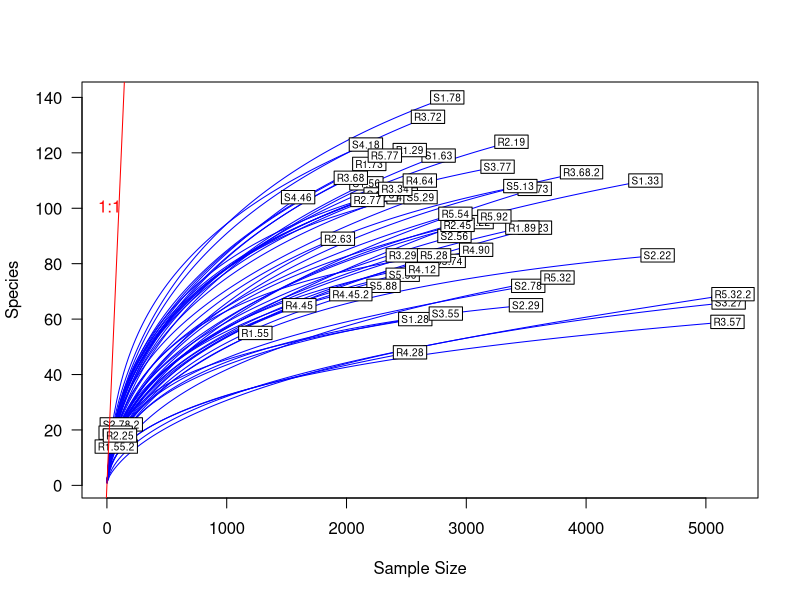
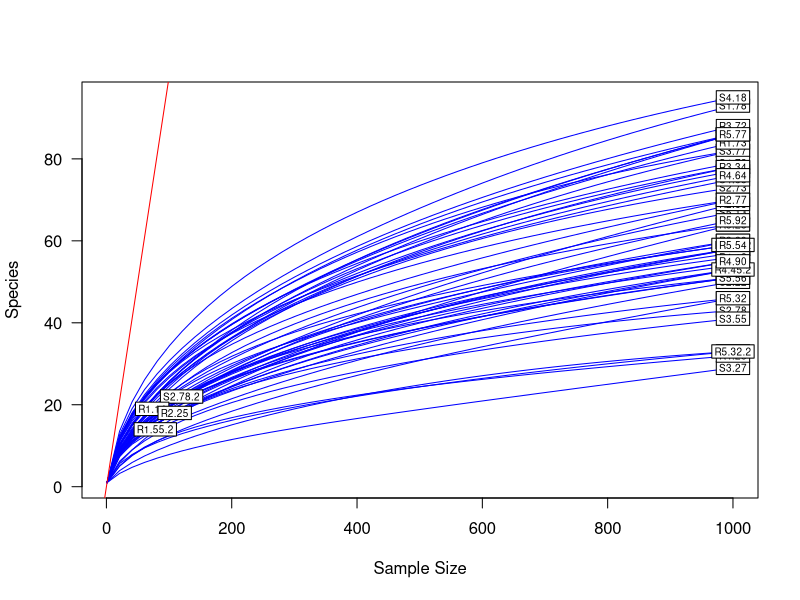
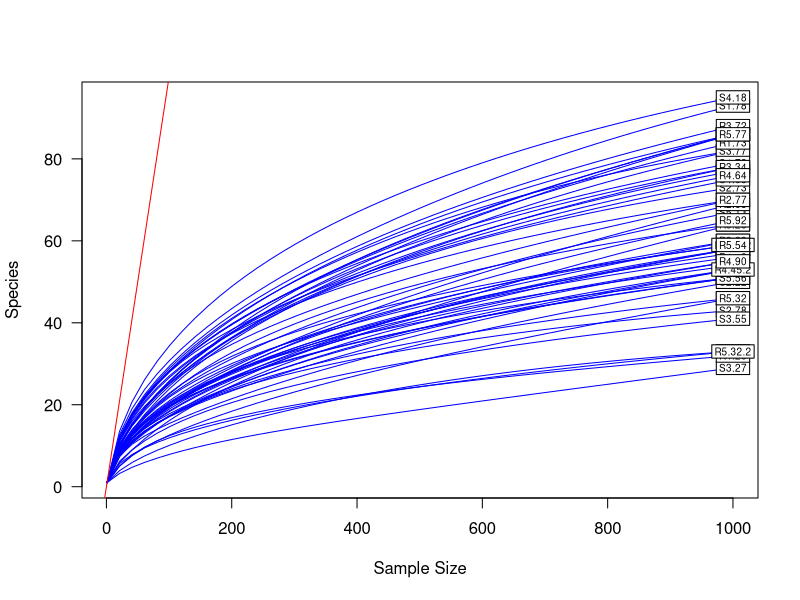
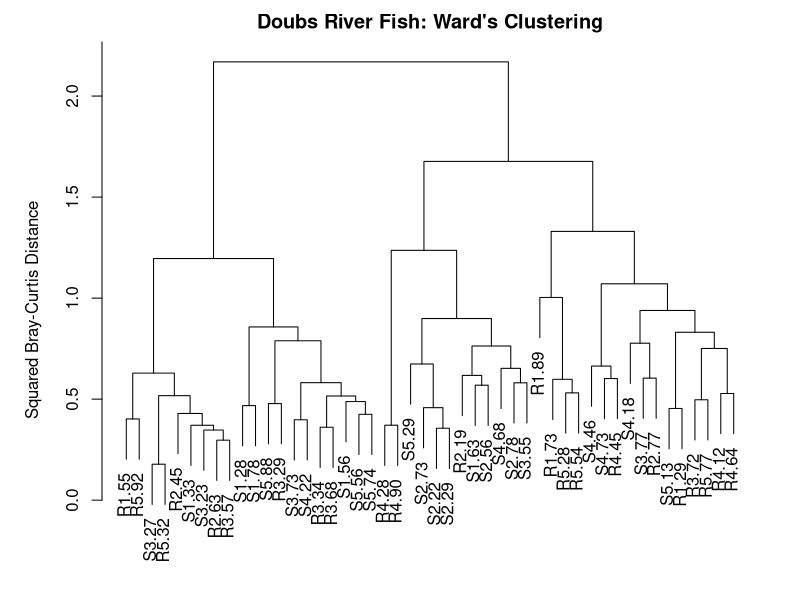
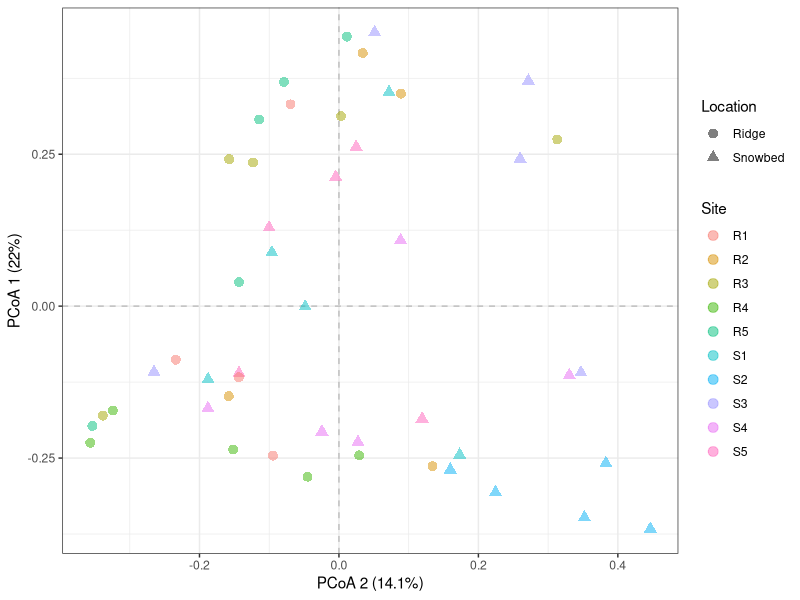
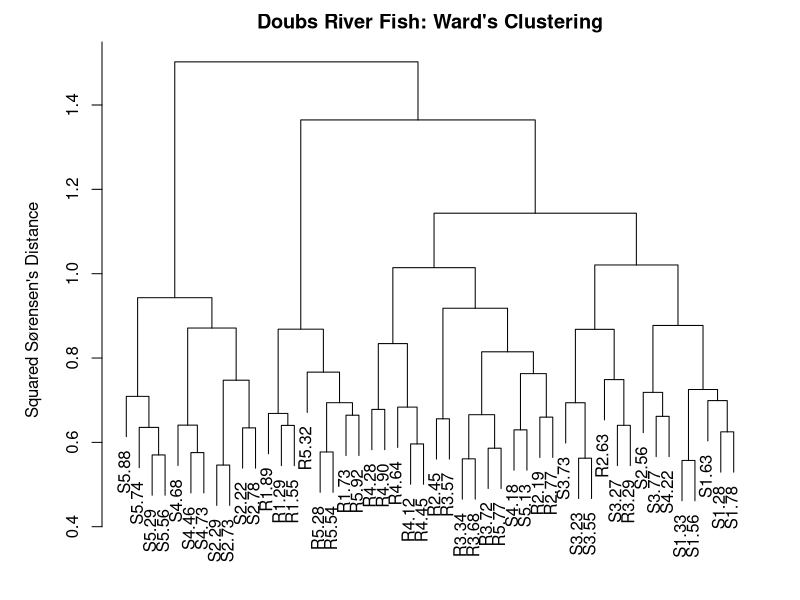
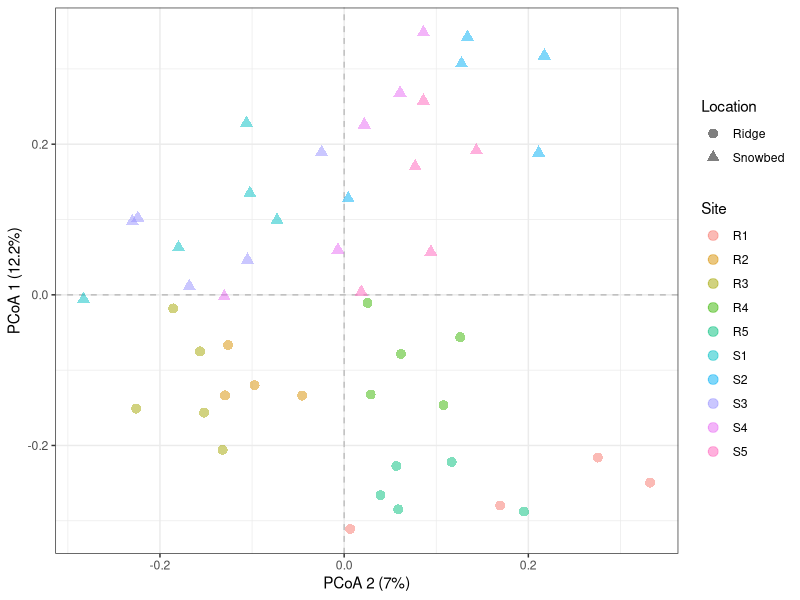
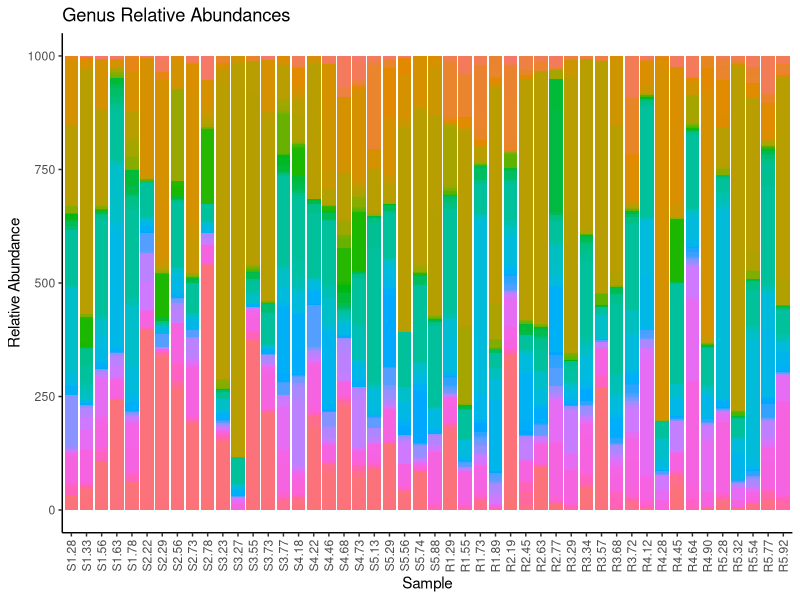

Write R code to recreate these figures, in order. (Note: this script raises an error after producing the figures.)
## ---- chunk 1
rm(list=ls())
package.list <- c('vegan', 'data.table', 'reshape2', 'ggplot2', 'ape')
for (package in package.list){
  if (!require(package, character.only = TRUE, quietly = TRUE)) {
    install.packages(package)
    library(package,character.only = TRUE)
  }
}
## ---- chunk 2
site_species <- read.csv("alpine_ridge_data/OTU_table.csv", header = TRUE)
site_species.t <- t(site_species)
## ---- chunk 3
#Visualization of rarecurves for all samples
richness <- rowSums((site_species.t > 0) * 1)
print(richness)
minimum.r <- min(rowSums(site_species.t))
rarefy <- rarefy(x = site_species.t, sample = minimum.r, se = TRUE)

rarecurve(x = site_species.t, step = 20, col = "blue", cex = .6, las = 1)
abline(0, 1, col = 'red')
text(200, 100, "1:1", pos = 2, col = 'red')
## ---- chunk 4
#Rarefaction of samples
site_species.r <- rrarefy(site_species.t, 1000)

richness <- rowSums((site_species.r > 0) * 1)
minimum.r <- min(rowSums(site_species.r))
rarefy <- rarefy(x = site_species.r, sample = minimum.r, se = TRUE)

rarecurve(x = site_species.r, step = 20, col = "blue", cex = .6, las = 1)
abline(0, 1, col = 'red')
text(200, 100, "1:1", pos = 2, col = 'red')
## ---- chunk 5
#Remove samples containing less than 1000 reads (R1.14, R1.55.2, R2.25, S2.78.2)

df.site_species.r <- as.data.frame(site_species.r)
rarefied_site_species <- data.frame()

for (i in 1:nrow(df.site_species.r)){
  if (rowSums(df.site_species.r[i,]) >= 1000){
    rarefied_site_species <- rbind(rarefied_site_species, df.site_species.r[i,])
  }
}

#Visualizing
richness <- rowSums((rarefied_site_species > 0) * 1)
minimum.r <- min(rowSums(rarefied_site_species))
rarefy <- rarefy(x = rarefied_site_species, sample = minimum.r, se = TRUE)

rarecurve(x = rarefied_site_species, step = 20, col = "blue", cex = .6, las = 1)
abline(0, 1, col = 'red')
text(200, 100, "1:1", pos = 2, col = 'red')
## ---- chunk 6
rarefied_site_species <- rarefied_site_species[-c(38,43,48),]
## ---- chunk 7
env <- read.csv("alpine_ridge_data/variables.txt", header = TRUE, sep = "\t")
env <- env[-c(26,31),]
## ---- chunk 8
fungalBC <- vegdist(rarefied_site_species, method = "bray")
## ---- chunk 9
#Performing Cluster Analysis
fungal.ward <- hclust(fungalBC, method = "ward.D2")

#Plotting Cluster
par(mar = c(1,5,2,2) + .1)
plot(fungal.ward, main = "Doubs River Fish: Ward's Clustering",
     ylab = "Squared Bray-Curtis Distance")
## ---- chunk 10
fungal.pcoa <- cmdscale(fungalBC, eig = TRUE, k = 3)

explainvar1 <- round(fungal.pcoa$eig[1]/sum(fungal.pcoa$eig), 3) * 100
explainvar2 <- round(fungal.pcoa$eig[2]/sum(fungal.pcoa$eig), 3) * 100
explainvar3 <- round(fungal.pcoa$eig[3]/sum(fungal.pcoa$eig), 3) * 100
sum.eig <- sum(explainvar1, explainvar2, explainvar3)

test <- rarefied_site_species

test$Site <- c(rep("S1", 5), rep("S2", 5), rep("S3", 5), rep("S4", 5), rep("S5", 5), rep("R1", 4), rep("R2", 4), rep("R3", 5), rep("R4", 5), rep("R5", 5))

test$Location <- c(rep("Snowbed", 25), rep("Ridge", 23))

## Plotting
# make a fake pcoa
dist      <- vegdist(test[,1:807],  method = "bray")
fake_pcoa <- pcoa(dist)
#summary(fake_pcoa) 

# get the out of pcoa 
# site scores = samples 
sitescores   <- fake_pcoa$vectors #we need only the first two axis 
newdata <- as.data.frame(cbind(sitescores[,1:2], Location = test$Location, Site = test$Site))

#one way 
bray <- ggplot(newdata, aes(y = as.numeric(Axis.1), x = as.numeric(Axis.2), shape = Location, color = Site))
bray <- bray + geom_hline(yintercept = 0, color = "grey", linetype = "dashed")
bray <- bray + geom_vline(xintercept = 0, color = "grey", linetype = "dashed")
bray <- bray + geom_point(size = 3, alpha = .5)
bray <- bray + theme_bw()
bray <- bray + labs(y = paste("PCoA 1 (", explainvar1, "%)", sep = ""), x = paste("PCoA 2 (", explainvar2, "%)", sep = ""))
bray
## ---- chunk 11
site <- c(rep("S1", 5), rep("S2", 5), rep("S3", 5), rep("S4", 5), rep("S5", 5), rep("R1", 4), rep("R2", 4), rep("R3", 5), rep("R4", 5), rep("R5", 5))

adonis(rarefied_site_species ~ env$V + site, permutations = 999)
## ---- chunk 12
fungalS <- vegdist(rarefied_site_species, method = "bray", binary = "TRUE")
## ---- chunk 13
#Performing Cluster Analysis
fungal.wardS <- hclust(fungalS, method = "ward.D2")

#Plotting Cluster
par(mar = c(1,5,2,2) + .1)
plot(fungal.wardS, main = "Doubs River Fish: Ward's Clustering",
     ylab = "Squared Sørensen's Distance")
## ---- chunk 14
fungal.S.pcoa <- cmdscale(fungalS, eig = TRUE, k = 3)

explainvar1 <- round(fungal.S.pcoa$eig[1]/sum(fungal.pcoa$eig), 3) * 100
explainvar2 <- round(fungal.S.pcoa$eig[2]/sum(fungal.pcoa$eig), 3) * 100
explainvar3 <- round(fungal.S.pcoa$eig[3]/sum(fungal.pcoa$eig), 3) * 100
sum.eig <- sum(explainvar1, explainvar2, explainvar3)

## Plotting
# make a fake pcoa
dist      <- vegdist(test[,1:807],  method = "bray", binary = TRUE)
fake_pcoa <- pcoa(dist)
#summary(fake_pcoa) 

# get the out of pcoa 
# site scores = samples 
sitescores   <- fake_pcoa$vectors #we need only the first two axis 
newdata <- as.data.frame(cbind(sitescores[,1:2], Location = test$Location, Site = test$Site))

#one way 
soren <- ggplot(newdata, aes(y = as.numeric(Axis.1), x = as.numeric(Axis.2), shape = Location, color = Site))
soren <- soren + geom_hline(yintercept = 0, color = "grey", linetype = "dashed")
soren <- soren + geom_vline(xintercept = 0, color = "grey", linetype = "dashed")
soren <- soren + geom_point(size = 3, alpha = .5)
soren <- soren + theme_bw()
soren <- soren + labs(y = paste("PCoA 1 (", explainvar1, "%)", sep = ""), x = paste("PCoA 2 (", explainvar2, "%)", sep = ""))
soren
## ---- chunk 15
site <- c(rep("S1", 5), rep("S2", 5), rep("S3", 5), rep("S4", 5), rep("S5", 5), rep("R1", 4), rep("R2", 4), rep("R3", 5), rep("R4", 5), rep("R5", 5))

adonis(rarefied_site_species ~ env$V + site, binary = TRUE, permutations = 999)
## ---- chunk 16
genus <- read.csv("alpine_ridge_data/genus_table.csv", header = TRUE)
#convert rownames into column

genus.1 <- as.data.frame(t(rarefied_site_species))
setDT(genus.1, keep.rownames = TRUE)[]

# Converting to Long Format
genus_long <- melt(genus.1, id.vars = "rn", variable.name = "Sample")

# Creating Graph of data
genus_graph <- ggplot(data = genus_long, mapping = aes(x = Sample,  y = value, fill = rn))
genus_graph <- genus_graph + geom_bar(stat="identity")
genus_graph <- genus_graph + labs(y = "Relative Abundance", x = "Sample", title = "Genus Relative Abundances") + theme_classic()
genus_graph <- genus_graph + theme(legend.position = "None")
genus_graph <- genus_graph + theme(axis.text.x = element_text(angle = 90, vjust = 0.5, hjust=1))
genus_graph
## ---- chunk 17
env <- read.csv("alpine_ridge_data/variables.txt", header = TRUE, sep = "\t")
env <- env[-c(26,31),]

site <- c(rep("S1", 5), rep("S2", 5), rep("S3", 5), rep("S4", 5), rep("S5", 5), rep("R1", 4), rep("R2", 4), rep("R3", 5), rep("R4", 5), rep("R5", 5))
adonis(rarefied_site_species ~ env$V + env$P + env$N + env$C + site, method = "bray", permutations = 999)
## ---- chunk 18
env.chem <- as.matrix(env[,c(2:4)])


S.dbrda <- dbrda(fungalS ~ ., as.data.frame(env.chem))
ordiplot(S.dbrda)

S.dbrda0 <- dbrda(fungalS ~ 1, as.data.frame(env.chem))
S.dbrda1 <- dbrda(fungalS ~ ., as.data.frame(env.chem))

S.dbrda <- ordiR2step(S.dbrda0, S.dbrda1, perm.max = 999)

permutest(S.dbrda, permutations = 999)
envfit(S.dbrda, env.chem, permutations = 999)

#Calculating explained variation on axes
S.explainvar1 <- round(S.dbrda$CCA$eig[1]/
                             sum(c(S.dbrda$CCA$eig, S.dbrda$CA$eig)),
                           3 ) * 100
S.explainvar2 <- round(S.dbrda$CCA$eig[2]/
                             sum(c(S.dbrda$CCA$eig, S.dbrda$CA$eig)),
                           3 ) * 100

#Plotting constrained ordination results
par(mar = c(5,5,4,4) + .1)

plot(scores(S.dbrda, display = "wa"), xlim = c(-2, 2.1), ylim = c(-2.3, 2.0), 
     xlab = paste("dbRDA 1 (", S.explainvar1, "%)", sep = ""),
     ylab = paste("dbRDA 2 (", S.explainvar2, "%)", sep = ""),
     pch = 16, cex = 2.0, type = "n", cex.lab = 1.5, cex.axis = 1.2, axes = FALSE
     )

axis(side = 1, labels = T, lwd.ticks = 2, cex.axis = 1.2, las = 1)
axis(side = 2, labels = T, lwd.ticks = 2, cex.axis = 1.2, las = 1)
abline(h = 0, v = 0, lty = 3)
box(lwd = 2)

points(scores(S.dbrda, display = "wa"),
       pch = 19, cex = 3, bg = "gray", col = "gray")
text(scores(S.dbrda, display = "wa"),
     labels = row.names(scores(S.dbrda, display = "wa")))

#Plotting vectors for influence of environmental factors
vectors <- scores(S.dbrda, display = "bp")
arrows(0, 0, vectors[,1], vectors[,2],
       lwd = 2, lty = 1, length = .2, col = "red")
text(vectors[,1], vectors[,2], pos = 3, 
     labels = row.names(vectors), col = "red")
axis(side = 3, lwd.ticks = 2, cex.axis = 1.2, las = 1, col = "red", lwd = 2.2,
     at = pretty(range(vectors[,1])) * 2, labels = pretty(range(vectors[,1])))
axis(side = 4, lwd.ticks = 2, cex.axis = 1.2, las = 1, col = "red", lwd = 2.2,
     at = pretty(range(vectors[,2])) * 2, labels = pretty(range(vectors[,2])))
## ---- chunk 19
env.chem <- as.matrix(env[,c(2:4)])

fungalS <- fungalBC

S.dbrda <- dbrda(fungalS ~ ., as.data.frame(env.chem))
ordiplot(S.dbrda)

S.dbrda0 <- dbrda(fungalS ~ 1, as.data.frame(env.chem))
S.dbrda1 <- dbrda(fungalS ~ ., as.data.frame(env.chem))

S.dbrda <- ordiR2step(S.dbrda0, S.dbrda1, perm.max = 999)
## ---- chunk 20
# Making new dataframe with summary of all statistics
plot.info <- as.data.frame(matrix(nrow = 10, ncol=1))
plot.info <- plot.info[,-1]
plot.info$Location <- c(rep("Ridge", 5), rep("Snowbed", 5))
rownames(plot.info) <- c("S1","S2","S3","S4","S5","R1","R2","R3","R4","R5")
plot.info$site <- c("S1","S2","S3","S4","S5","R1","R2","R3","R4","R5")

# Adding average soil nutrients
plot.info$P <- c(mean(env[1:5, 2]), mean(env[6:10, 2]), mean(env[11:15, 2]), mean(env[16:20, 2]), mean(env[21:25, 2]), mean(env[26:29, 2]),mean(env[30:33, 2]), mean(env[34:38, 2]), mean(env[39:43, 2]), mean(env[44:48, 2]))
plot.info$N <- c(mean(env[1:5, 3]), mean(env[6:10, 3]), mean(env[11:15, 3]), mean(env[16:20, 3]), mean(env[21:25, 3]), mean(env[26:29, 3]),mean(env[30:33, 3]), mean(env[34:38, 3]), mean(env[39:43, 3]), mean(env[44:48, 3]))
plot.info$C <- c(mean(env[1:5, 4]), mean(env[6:10, 4]), mean(env[11:15, 4]), mean(env[16:20, 4]), mean(env[21:25, 4]), mean(env[26:29, 4]),mean(env[30:33, 4]), mean(env[34:38, 4]), mean(env[39:43, 4]), mean(env[44:48, 4]))

# Adding alpha diversity data
rarefied.sites <- as.data.frame((matrix(nrow = 10, ncol = 807)))
for (i in 1:(ncol(rarefied_site_species))){
  rarefied.sites[,i] <- c(sum(rarefied_site_species[1:5, i]), sum(rarefied_site_species[6:10, i]), sum(rarefied_site_species[11:15, i]), sum(rarefied_site_species[16:20, i]), sum(rarefied_site_species[21:25, i]), sum(rarefied_site_species[26:29, i]),sum(rarefied_site_species[30:33, i]), sum(rarefied_site_species[34:38, i]), sum(rarefied_site_species[39:43, i]), sum(rarefied_site_species[44:48, i]))
}

# Species richness
plot.info$richness <- rowSums((rarefied.sites > 0) * 1)


plot.info <- as.data.frame(plot.info)
anv <- anova(plot.info, richess ~ location)
print(anv)
summary(anv)
